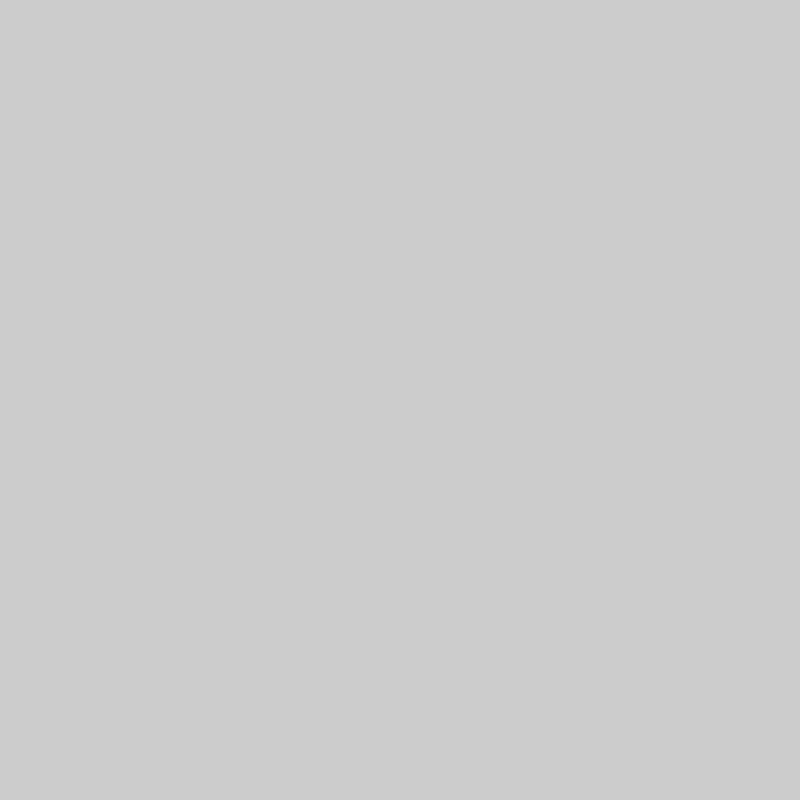
Frame 1 (no input)
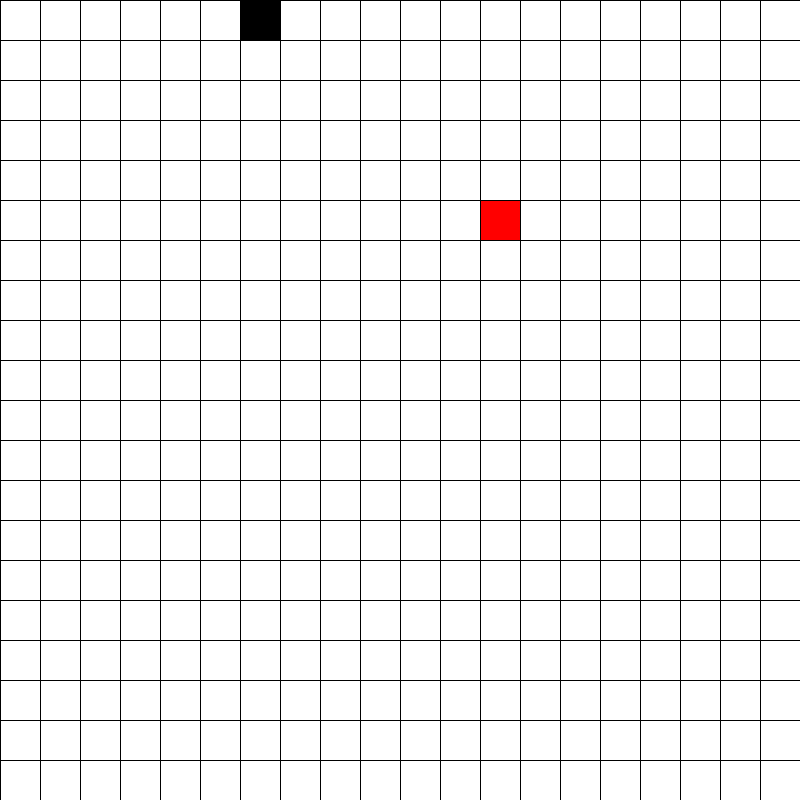
Frame 60 (the mouse pressed at the canvas centre just before this capture)
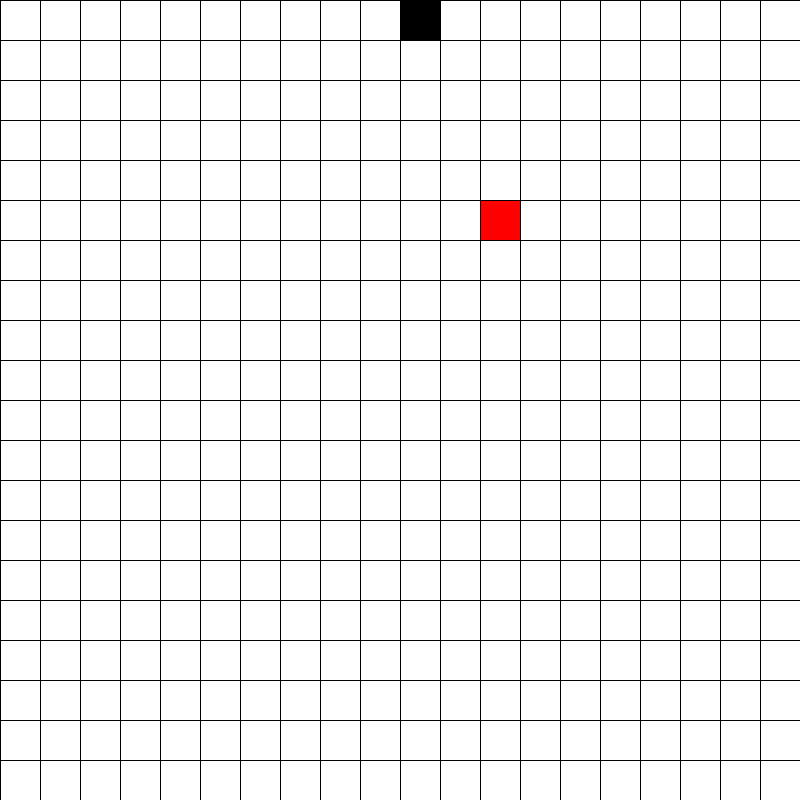
Frame 120 (the mouse held since frame 60 and released just before this capture)

The Processing sketch that drew these frames (run headless with seeded random() and noise(); from frame 60 on, the mouse is pressed at the canvas centre):

// Processing sketch: snake_definitiv
// ── snake_definitiv.pde

final int MAX_COLS = 20;
final int MAX_ROWS = 20;
final int FIELD_WIDTH = 40;

int [] snakeX;
int [] snakeY;
int snakeLen = 1;

int headX = 0;
int headY = 0;
int speedX = 1;
int speedY = 0;
int direction = 0;

int foodX = 0;
int foodY = 0;

int gameSpeed = 15;
boolean gameOver = false;


void setup()
{
  snakeX = new int[100];
  snakeX[0] = 2;
  snakeX[1] = 1;
  snakeX[2] = 0;

  snakeY = new int[100];
  snakeY[0] = 0;
  snakeY[1] = 0;
  snakeY[2] = 0;

  size(800, 800);

  headX = snakeX[0];
  headY = snakeY[0];

  setFoodLocation();

  //noStroke();
}







void draw()
{
  if (!gameOver && frameCount % gameSpeed == 0)
  {
    handleKeyboardInput();
    checkBitItself();
    checkBorderOverflow();

    if (isHeadOnFood())
    {
      snakeLen += 1;
      setFoodLocation();
    }

    moveSnake();

    drawGameBoard();
    increaseGameSpeed();
  }
}


void drawGameBoard()
{
  int fieldX = 0;
  int fieldY = 0;

  for (int y = 0; y < MAX_ROWS; y++)
  {
    for (int x = 0; x < MAX_COLS; x++)
    {
      if (isSnake(x, y))
      {
        fill(0);
      } else if (x == foodX && y == foodY)
      {
        fill(255, 0, 0);
      } else
      {
        fill(255);
      }
      rect(fieldX, fieldY, FIELD_WIDTH, FIELD_WIDTH);
      fieldX += FIELD_WIDTH;
    }
    
    fieldX = 0;
    fieldY += FIELD_WIDTH;
  }
}


void moveSnake()
{
  for (int i = snakeLen - 1; i > 0; i--)
  {
    snakeX[i] = snakeX[i-1];
    snakeY[i] = snakeY[i-1];
  }
  snakeX[0] = headX;
  snakeY[0] = headY;
}


boolean isSnake(int x, int y) {
  for (int i = 0; i < snakeLen; i++)
  {
    if (snakeX[i] == x && snakeY[i] == y)
    {
      return true;
    }
  }
  return false;
}


void checkBorderOverflow()
{
  if (headX == MAX_COLS) 
  {
    headX = 0;
  } else if (headX == -1) 
  {
    headX = MAX_COLS - 1;
  } else if (headY == MAX_ROWS) 
  {
    headY = 0;
  } else if (headY == -1) 
  {
    headY = MAX_ROWS;
  }
}


void checkBitItself()
{
  for (int i = 0; i < snakeLen; i++)
  {
    if (headX == snakeX[i] && headY == snakeY[i])
    {
      println("GameOver!");
      gameOver = true;
    }
  }
}


boolean isHeadOnFood()
{
  return (headX == foodX && headY == foodY);
}


void setFoodLocation()
{
  do
  {
    foodX = (int) random(MAX_COLS);
    foodY = (int) random(MAX_ROWS);
  } 
  while (isSnake(foodX, foodY));
}


void increaseGameSpeed()
{
  switch(snakeLen)
  {
  case 3:
    gameSpeed = 13;
    break;
  case 6:
    gameSpeed = 11;
    break;
  case 9:
    gameSpeed = 9;
    break;
  case 12:
    gameSpeed = 8;
    break;
  case 15:
    gameSpeed = 7;
    break;
  case 18:
    gameSpeed = 6;
    break;
  case 21:
    gameSpeed = 5;
    break;
  case 24:
    gameSpeed = 4;
    break;
  }
}


void handleKeyboardInput() {
  switch(keyCode)
  {
  case UP:
    if (speedY <= 0)
    {
      speedY = -1;
      speedX = 0;
    }
    break;

  case DOWN:
    if (speedY >= 0)
    {
      speedY = 1;
      speedX = 0;
    }
    break;

  case LEFT:
    if (speedX <= 0)
    {
      speedY = 0;
      speedX = -1;
    }
    break;

  case RIGHT:
    if (speedX >= 0)
    {
      speedY = 0;
      speedX = 1;
    }
    break;
  }

  headX += speedX;
  headY += speedY;
}

void setDirection()
{
  switch (direction)
  {
   case 0: 
  }
}

void setSnakeDirection()
{
  boolean xMatched = false;
 
}
